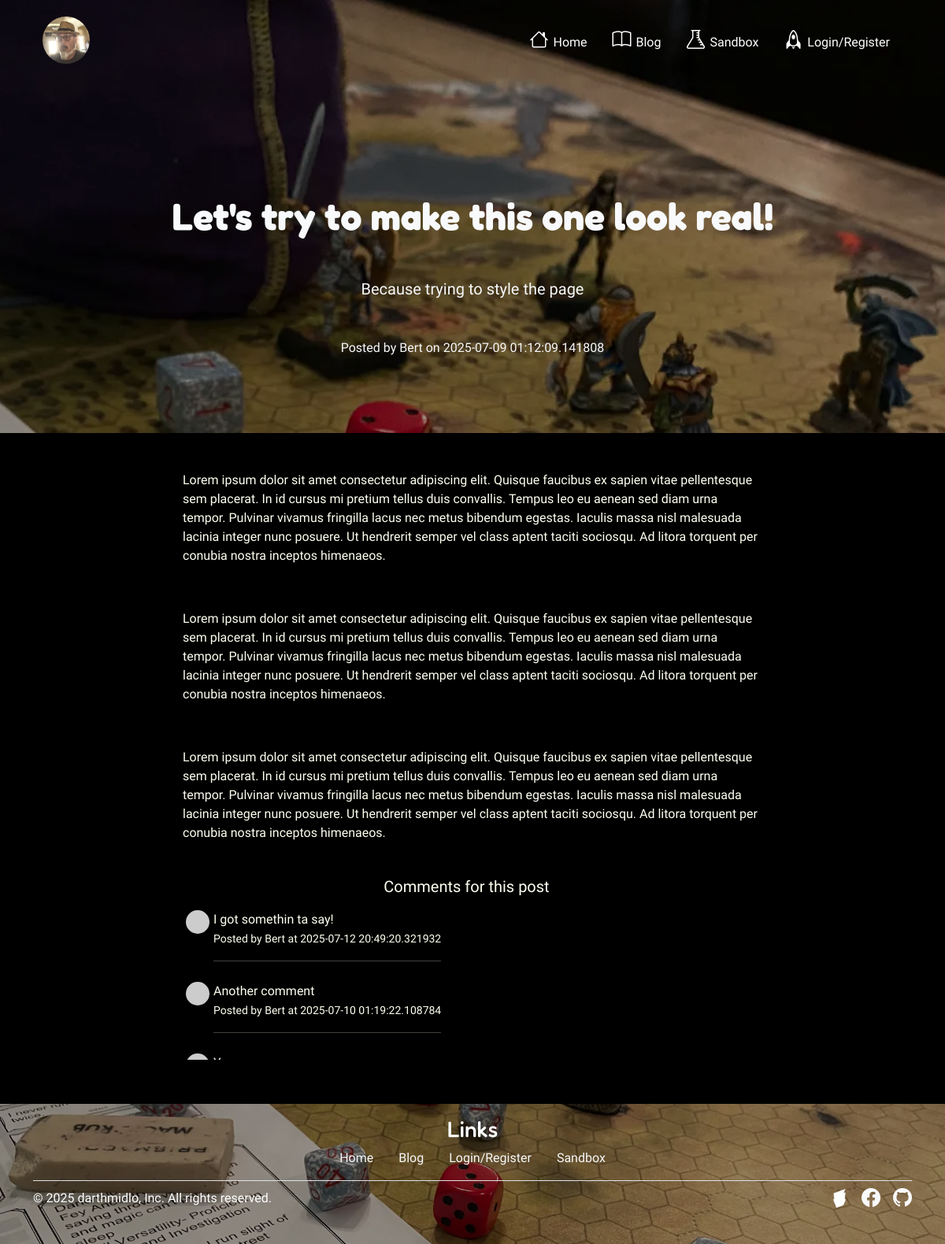
/post/let-s-try-to-make-this-one-look-real, run on the app's committed database.
### app.py (models this page shows, shortened)
class BlogPost(db.Model):
    __tablename__ = "blog_posts"
    id: Mapped[int] = mapped_column(Integer, primary_key=True)
    author_id: Mapped[int] = mapped_column(ForeignKey("users.id"), nullable=False)
    author: Mapped["User"] = relationship(back_populates="posts")
    title: Mapped[str] = mapped_column(String(250), unique=True, nullable=False)
    subtitle: Mapped[str] = mapped_column(String(250), nullable=False)
    date: Mapped[datetime] = mapped_column(default=datetime.utcnow, nullable=False)
    updated_at: Mapped[datetime] = mapped_column(
        default=datetime.utcnow, onupdate=datetime.utcnow
    )
    is_published: Mapped[bool] = mapped_column(default=True, nullable=False)
    body: Mapped[str] = mapped_column(Text, nullable=False)
    img_url: Mapped[str] = mapped_column(String(250), nullable=True)
    slug: Mapped[str] = mapped_column(String(250), unique=True, nullable=False)
    is_hidden: Mapped[bool] = mapped_column(Boolean, nullable=False, server_default=text("0"))
    comments: Mapped[List["Comment"]] = relationship(
        back_populates="parent_post",
        cascade="all, delete",  # Auto delete comments if a post is deleted
    )

class User(UserMixin, db.Model):
    __tablename__ = "users"
    id: Mapped[int] = mapped_column(Integer, primary_key=True)
    email: Mapped[str] = mapped_column(String(100), unique=True, nullable=False)
    password: Mapped[str] = mapped_column(String(100), nullable=False)
    name: Mapped[str] = mapped_column(String(100), nullable=False)
    admin: Mapped[bool] = mapped_column(default=False, nullable=False)
    is_active: Mapped[bool] = mapped_column(default=True, nullable=False)
    posts: Mapped[List["BlogPost"]] = relationship(back_populates="author")
    comments: Mapped[List["Comment"]] = relationship(back_populates="comment_author")

class Comment(db.Model):
    __tablename__ = "comments"
    id: Mapped[int] = mapped_column(Integer, primary_key=True)
    comment: Mapped[str] = mapped_column(String(1000), nullable=False)
    commenter_id: Mapped[int] = mapped_column(ForeignKey("users.id"), nullable=False)
    comment_author: Mapped["User"] = relationship(back_populates="comments")
    created_at: Mapped[datetime] = mapped_column(default=datetime.utcnow)
    post_id: Mapped[int] = mapped_column(
        ForeignKey("blog_posts.id"), nullable=False
    )
    parent_post: Mapped["BlogPost"] = relationship(back_populates="comments")

### app.py (the view, shortened to what this page needs)
@app.route("/post/<slug>", methods=["GET", "POST"])
def show_post(slug):
    comment_form = CommentForm()
    requested_post = db.session.execute(db.Select(BlogPost).where(BlogPost.slug == slug)).scalar_one_or_none()
    return render_template("post.html", post=requested_post, form=comment_form)

### app.py (called while the page is built)
def gravatar_url(email, size=50):
    email_hash = hashlib.md5(email.strip().lower().encode('utf-8')).hexdigest()
    return f"https://www.gravatar.com/avatar/{email_hash}?s={size}&d=identicon"

### templates/post.html (shortened to what this page needs)
{% from "bootstrap5/form.html" import render_form %} {% extends "base.html" %}
{% block content %}
<section class="position-relative">
  <div class="px-4 py-5 my-5 text-center text-light">
    <h1 class="display-5 fw-bold my-5">{{ post.title }}</h1>
    <div class="col-lg-6 mx-auto">
      <p class="lead my-5">{{ post.subtitle }}</p>
      <span class="meta">
        Posted by {{ post.author.name }} on {{ post.date }}
      </span>
    </div>
  </div>
</section>
<section class="section-bg">
  <div class="container">
    <div class="row">
      <div class="col-lg-8 col-md-10 mx-auto mt-5 mb-2">
        {{ post.body|safe }}
      </div>
      <div class="col-lg-8 col-md-10 mx-auto mt-1 mb-4 comment-scroller">
        <h5 class="text-center">Comments for this post</h5>
        <ul class="commentList">
          {% for comment in post.comments|sort(attribute='created_at',
          reverse=True) %}
          <li class="mb-2">
            <div class="commenterImage">
              <img
                src="{{ gravatar_url(comment.comment_author.email) }}"
                alt="User avatar"
              />
            </div>
            <div class="commentText">
              <p>{{ comment.comment|safe }}</p>
              <small>
                Posted by {{ comment.comment_author.name }} at {{
                comment.created_at }}
              </small>
              <hr />
            </div>
          </li>
          {% endfor %}
        </ul>
      </div>
    </div>
  </div>
</section>
{% endblock %}

### templates/base.html (shortened to what this page needs)
<!DOCTYPE html>
<html lang="en">
  <head>
    <link
      href="https://cdn.jsdelivr.net/npm/bootstrap@5.3.6/dist/css/bootstrap.min.css"
      rel="stylesheet"
    />
    <link
      rel="stylesheet"
      href="https://cdn.jsdelivr.net/npm/bootstrap-icons@1.13.1/font/bootstrap-icons.css"
    />
    <link rel="stylesheet" href="../static/css/style.css" />
    <link
      rel="stylesheet"
      href="https://cdnjs.cloudflare.com/ajax/libs/font-awesome/6.5.0/css/all.min.css"
    />
    <link
      rel="stylesheet"
      href="https://cdn.jsdelivr.net/npm/trumbowyg@2.27.3/dist/ui/trumbowyg.min.css"
    />
  </head>
  <body class="bg-wallpaper bg-overlay">
    {% include 'header.html' %}
    <main>{% block content %}{% endblock %}</main>
    {% include 'footer.html' %}
  </body>
</html>

### templates/header.html (shortened to what this page needs)
<div class="z-1">
  <header class="position-relative">
    <div class="px-3 py-2">
      <div class="container">
        <nav class="navbar navbar-expand-lg position-relative">
          <div class="container-fluid">
            <a
              href="/"
              class="navbar-brand d-flex align-items-center text-white"
            >
              <img
                src="{{ url_for('static', filename='img/fedora-dave-tooned.jpeg' )}}"
                alt="cartoon Dave in Fedora"
                class="rounded-circle"
                style="height: 60px; width: 60px; object-fit: cover"
              />
            </a>
            <div
              class="collapse navbar-collapse justify-content-end"
              id="navbarNav"
            >
              <ul class="navbar-nav text-small">
                <li class="nav-item">
                  <a
                    class="nav-link text-white px-3"
                    href="{{ url_for('home') }}"
                  >
                    <i
                      class="bi bi-house"
                      style="font-size: 24px"
                      width="24"
                      height="24"
                      aria-hidden="true"
                    >
                    </i>
                    Home
                  </a>
                </li>
                <li class="nav-item">
                  <a
                    class="nav-link text-white px-3"
                    href="{{ url_for('blog_posts') }}"
                  >
                    <i class="bi bi-book" style="font-size: 24px"> </i>
                    Blog
                  </a>
                </li>
                <li class="nav-item">
                  <a class="nav-link text-white px-3" href="#">
                    <i class="bi bi-flask" style="font-size: 24px"> </i>
                    Sandbox
                  </a>
                </li>
                 {% if not current_user.is_authenticated %}
                <li class="nav-item">
                  <a
                    class="nav-link text-white px-3"
                    href="{{ url_for('login') }}"
                  >
                    <i class="bi bi-rocket" style="font-size: 24px"> </i>
                    Login/Register
                  </a>
                </li>
                {% endif %}
              </ul>
            </div>
          </div>
        </nav>
      </div>
    </div>
  </header>
</div>

### templates/footer.html
<div class="bg-wallpaper-footer">
  <div class="container position-relative">
    <footer class="py-3">
      <div class="row">
        <div class="col-12 mb-1">
          <h3 class="text-center">Links</h3>
          <ul class="nav justify-content-center">
            <li class="nav-item mb-2 mx-3">
              <a href="{{ url_for('home') }}" class="nav-link p-0 text-light"
                >Home</a
              >
            </li>
            <li class="nav-item mb-2 mx-3">
              <a
                href="{{ url_for('blog_posts') }}"
                class="nav-link p-0 text-light"
                >Blog</a
              >
            </li>
            <li class="nav-item mb-2 mx-3">
              <a href="{{ url_for('login') }}" class="nav-link p-0 text-light"
                >Login/Register</a
              >
            </li>
            <li class="nav-item mb-2 mx-3">
              <a href="#" class="nav-link p-0 text-light">Sandbox</a>
            </li>
          </ul>
        </div>
      </div>
      <div
        class="d-flex flex-column flex-sm-row justify-content-between justify-content-small-between align-items-center text-center py-1 my-1 border-top"
      >
        <p>© 2025 darthmidlo, Inc. All rights reserved.</p>
        <ul class="list-unstyled d-flex">
          <li class="ms-3">
            <a
              class="link-light d-flex align-items-center"
              href="https://boardgamegeek.com/user/leadd"
              target="_blank"
              aria-label="Instagram"
            >
              <img
                src="../static/img/Simpleicons-Team-Simple-Boardgamegeek.512.png"
                alt="BGG logo"
                height="24"
                class="icon-img"
              />
            </a>
          </li>
          <li class="ms-3">
            <a
              class="link-light"
              href="https://www.facebook.com/david.deal.56"
              target="_blank"
              aria-label="Facebook"
            >
              <i class="bi bi-facebook" style="font-size: 24px"></i>
            </a>
          </li>
          <li class="ms-3">
            <a
              class="link-light"
              href="https://github.com/LeaDD?tab=repositories"
              target="_blank"
              rel="noopener noreferrer"
              aria-label="Github"
            >
              <i class="bi bi-github" style="font-size: 24px"></i>
            </a>
          </li>
        </ul>
      </div>
    </footer>
  </div>
</div>

### static/css/style.css (style rules this page uses)
.bg-wallpaper { background-image: url("../img/game-table.webp"); background-repeat: no-repeat; background-position: top center; background-attachment: fixed; background-size: cover; }
.bg-wallpaper-footer { background-image: linear-gradient(rgba(0,0,0,0.4), rgba(0,0,0,0.4)), url("../img/game-table.webp"); background-size: cover; background-position: center; background-repeat: no-repeat; color: white; }
.bg-overlay::before { content: ''; position: fixed; top: 0; right: 0; bottom: 0; left: 0; background: rgba(0,0,0,0.4); z-index: -1; pointer-events: none; }
h1, h2, h3, .hero-title, .section-title { font-family: 'Fredoka', sans-serif; font-weight: 500; }
body, p, li, a, .nav-link, .btn { font-family: 'Quicksand', sans-serif; font-weight: 400; }
.icon-img { height: 24px; filter: brightness(0) invert(1); vertical-align: middle; margin-top: 6px; }
.section-bg { background-color:black; color: ivory; }
.comment-scroller { max-height: 300px; overflow-y: auto; overflow-x: hidden; padding: 1rem; scrollbar-gutter: stable; }
.commentList { padding:0; list-style:none; max-height:200px; overflow:auto; }
.commentList li { margin:0; margin-top:10px; }
.commentList li > div { display:table-cell; }
.commenterImage { width:30px; margin-right:5px; height:100%; float:left; }
.commenterImage img { width:100%; border-radius:50%; }
.commentText p { margin:0; }

### data on the page
BlogPost: title "Let's try to make this one look real!", subtitle "Because trying to style the page", date "2025-07-09 01:12:09.141808", body "Lorem ipsum dolor sit amet consectetur adipiscing elit. Quisque faucibus ex sapien vitae pellentesque sem placerat. In id cursus mi pretium tellus duis convallis. Tempus leo eu aenean sed diam urna tempor. Pulvinar vivamus fringilla lacus nec metus bibendum egestas. Iaculis massa nisl malesuada lacinia integer nunc posuere. Ut hendrerit semper vel class aptent taciti sociosqu. Ad litora torquent per conubia nostra inceptos himenaeos. Lorem ipsum dolor sit amet consectetur adipiscing elit. Quisque faucibus ex sapien vitae pellentesque sem placerat. In id cursus mi pretium tellus duis convallis. Tempus leo eu aenean sed diam urna tempor. Pulvinar vivamus fringilla lacus nec metus bibendum…"
User: author.name "Bert"
Comment: comment "I got somethin ta say!", comment_author.name "Bert", created_at "2025-07-12 20:49:20.321932"
Comment: comment "Another comment", comment_author.name "Bert", created_at "2025-07-10 01:19:22.108784"
